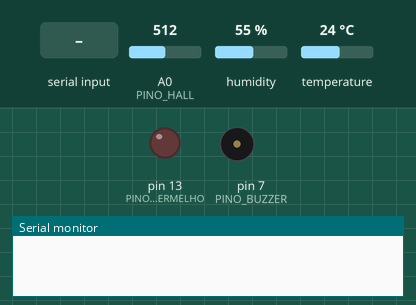
Recording of a sketch running on a simulated Arduino Uno, built with avr-gcc and run on an emulated ATmega328P. On the bench: output pins drawn as LEDs (lit = HIGH), buzzer (waves = sounding), the last lines printed to the serial monitor. The inputs (shaded band) are chosen by the test bench; at power-on: A0 (PINO_HALL) = 512, humidity 55 %, temperature 24 °C.

Above: at 1.2 s.
1.3 s: "A\n" received over Serial
At 2.5 s:
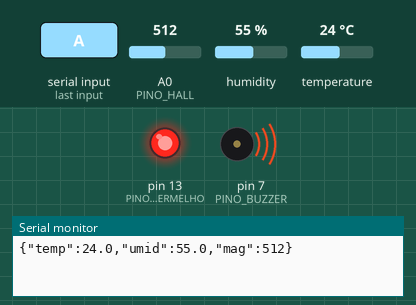
2.8 s: "N\n" received over Serial
At 3.9 s:
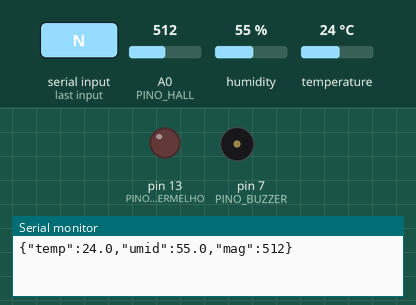
Timing chart, 0 to 5.8 s (numbered marks = the images above; inputs shaded):
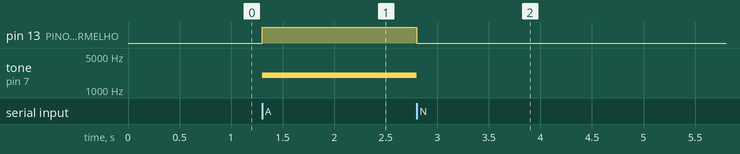

The sketch:

monitor.ino
```cpp
#include "DHT.h"

// =========================
// CONFIGURAÇÃO DOS PINOS
// =========================

#define PINO_DHT 2
#define TIPO_DHT DHT11

const int PINO_HALL = A0;
const int PINO_LED_VERMELHO = 13;
const int PINO_BUZZER = 7;

DHT dht(PINO_DHT, TIPO_DHT);

unsigned long ultimaLeitura = 0;

const unsigned long intervaloLeitura = 2000;

String comandoRecebido = "";

void setup() {

  Serial.begin(9600);

  dht.begin();

  pinMode(PINO_LED_VERMELHO, OUTPUT);
  pinMode(PINO_BUZZER, OUTPUT);

  desligarAlerta();
}

void loop() {
  verificarSerial();

  if (millis() - ultimaLeitura >= intervaloLeitura) {
    ultimaLeitura = millis();

    enviarSensores();
  }
}

void enviarSensores() {
  int valorMagnetico = analogRead(PINO_HALL);

  float umidade = dht.readHumidity();
  float temperatura = dht.readTemperature();

  if (isnan(umidade) || isnan(temperatura)) {
    Serial.println("ERRO_DHT");
    return;
  }

  Serial.print("{\"temp\":");
  Serial.print(temperatura, 1);

  Serial.print(",\"umid\":");
  Serial.print(umidade, 1);

  Serial.print(",\"mag\":");
  Serial.print(valorMagnetico);

  Serial.println("}");
}

void verificarSerial() {
  while (Serial.available() > 0) {
    char caractere = Serial.read();

    if (caractere == '\n') {
      comandoRecebido.trim();

      if (comandoRecebido == "A") {
        ativarAlerta();
      } else if (comandoRecebido == "N") {
        desligarAlerta();
      }
      comandoRecebido = "";
    } else {
      comandoRecebido += caractere;
    }
  }
}

void ativarAlerta() {
  digitalWrite(PINO_LED_VERMELHO, HIGH);

  tone(PINO_BUZZER, 2000);
}

void desligarAlerta() {
  digitalWrite(PINO_LED_VERMELHO, LOW);

  noTone(PINO_BUZZER);
}
```

Measured:
- after the input at 1.3 s, pin 13 (PINO_LED_VERMELHO): LOW → HIGH at once; tone on pin 7 (PINO_BUZZER): silent → 2000 Hz at once
- after the input at 2.8 s, pin 13 (PINO_LED_VERMELHO): HIGH → LOW at once; tone on pin 7 (PINO_BUZZER): 2000 Hz → silent at once
